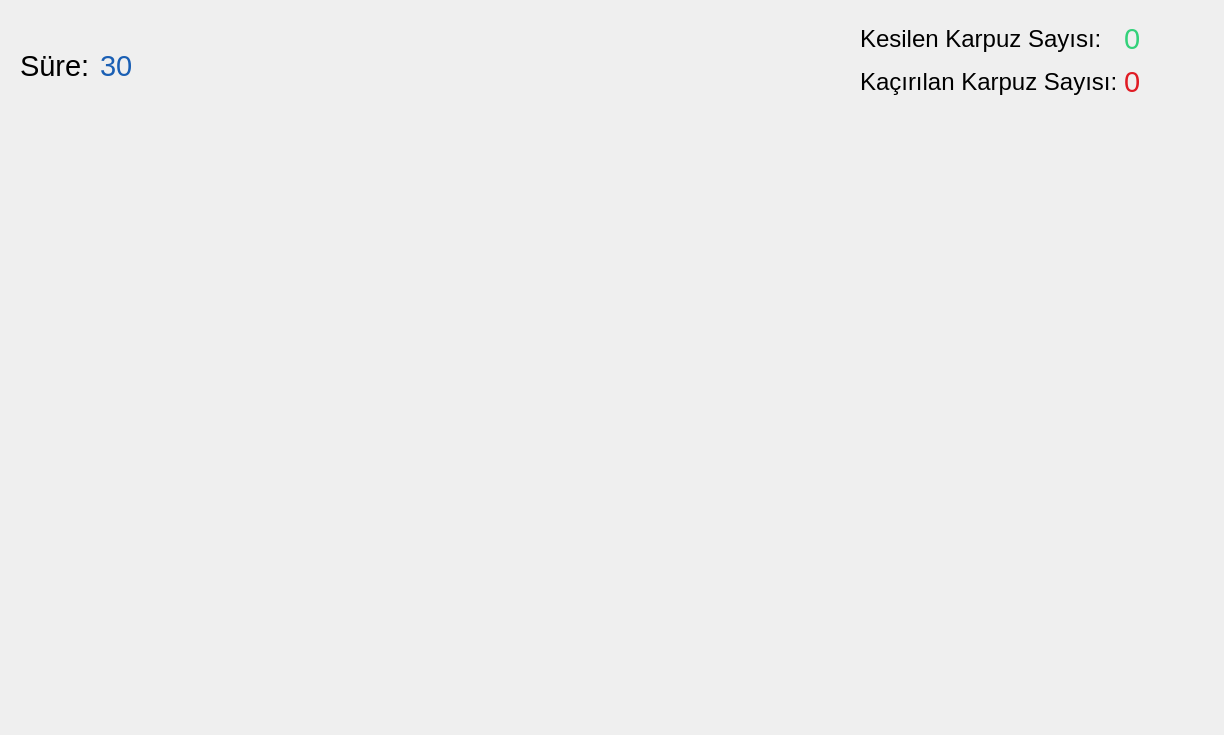
<?xml version="1.0" encoding="UTF-8"?>
<ui version="4.0">
 <class>Dialog</class>
 <widget class="QDialog" name="Dialog">
  <property name="geometry">
   <rect>
    <x>0</x>
    <y>0</y>
    <width>1224</width>
    <height>735</height>
   </rect>
  </property>
  <property name="windowTitle">
   <string>Dialog</string>
  </property>
  <layout class="QVBoxLayout" name="verticalLayout_2">
   <property name="spacing">
    <number>0</number>
   </property>
   <property name="leftMargin">
    <number>0</number>
   </property>
   <property name="topMargin">
    <number>0</number>
   </property>
   <property name="rightMargin">
    <number>0</number>
   </property>
   <property name="bottomMargin">
    <number>0</number>
   </property>
   <item>
    <widget class="QWidget" name="top_bar" native="true">
     <property name="maximumSize">
      <size>
       <width>16777215</width>
       <height>120</height>
      </size>
     </property>
     <property name="palette">
      <palette>
       <active>
        <colorrole role="WindowText">
         <brush brushstyle="SolidPattern">
          <color alpha="255">
           <red>0</red>
           <green>0</green>
           <blue>0</blue>
          </color>
         </brush>
        </colorrole>
        <colorrole role="Button">
         <brush brushstyle="SolidPattern">
          <color alpha="255">
           <red>154</red>
           <green>153</green>
           <blue>150</blue>
          </color>
         </brush>
        </colorrole>
        <colorrole role="Light">
         <brush brushstyle="SolidPattern">
          <color alpha="255">
           <red>154</red>
           <green>153</green>
           <blue>150</blue>
          </color>
         </brush>
        </colorrole>
        <colorrole role="Midlight">
         <brush brushstyle="SolidPattern">
          <color alpha="255">
           <red>154</red>
           <green>153</green>
           <blue>150</blue>
          </color>
         </brush>
        </colorrole>
        <colorrole role="Dark">
         <brush brushstyle="SolidPattern">
          <color alpha="255">
           <red>111</red>
           <green>110</green>
           <blue>109</blue>
          </color>
         </brush>
        </colorrole>
        <colorrole role="Mid">
         <brush brushstyle="SolidPattern">
          <color alpha="255">
           <red>148</red>
           <green>147</green>
           <blue>145</blue>
          </color>
         </brush>
        </colorrole>
        <colorrole role="Text">
         <brush brushstyle="SolidPattern">
          <color alpha="255">
           <red>0</red>
           <green>0</green>
           <blue>0</blue>
          </color>
         </brush>
        </colorrole>
        <colorrole role="BrightText">
         <brush brushstyle="SolidPattern">
          <color alpha="255">
           <red>154</red>
           <green>153</green>
           <blue>150</blue>
          </color>
         </brush>
        </colorrole>
        <colorrole role="ButtonText">
         <brush brushstyle="SolidPattern">
          <color alpha="255">
           <red>0</red>
           <green>0</green>
           <blue>0</blue>
          </color>
         </brush>
        </colorrole>
        <colorrole role="Base">
         <brush brushstyle="SolidPattern">
          <color alpha="255">
           <red>154</red>
           <green>153</green>
           <blue>150</blue>
          </color>
         </brush>
        </colorrole>
        <colorrole role="Window">
         <brush brushstyle="SolidPattern">
          <color alpha="255">
           <red>154</red>
           <green>153</green>
           <blue>150</blue>
          </color>
         </brush>
        </colorrole>
        <colorrole role="Shadow">
         <brush brushstyle="SolidPattern">
          <color alpha="255">
           <red>0</red>
           <green>0</green>
           <blue>0</blue>
          </color>
         </brush>
        </colorrole>
        <colorrole role="HighlightedText">
         <brush brushstyle="SolidPattern">
          <color alpha="255">
           <red>154</red>
           <green>153</green>
           <blue>150</blue>
          </color>
         </brush>
        </colorrole>
        <colorrole role="AlternateBase">
         <brush brushstyle="SolidPattern">
          <color alpha="255">
           <red>154</red>
           <green>153</green>
           <blue>150</blue>
          </color>
         </brush>
        </colorrole>
        <colorrole role="ToolTipBase">
         <brush brushstyle="SolidPattern">
          <color alpha="255">
           <red>154</red>
           <green>153</green>
           <blue>150</blue>
          </color>
         </brush>
        </colorrole>
        <colorrole role="ToolTipText">
         <brush brushstyle="SolidPattern">
          <color alpha="255">
           <red>0</red>
           <green>0</green>
           <blue>0</blue>
          </color>
         </brush>
        </colorrole>
        <colorrole role="PlaceholderText">
         <brush brushstyle="SolidPattern">
          <color alpha="255">
           <red>154</red>
           <green>153</green>
           <blue>150</blue>
          </color>
         </brush>
        </colorrole>
        <colorrole role="Accent">
         <brush brushstyle="SolidPattern">
          <color alpha="255">
           <red>154</red>
           <green>153</green>
           <blue>150</blue>
          </color>
         </brush>
        </colorrole>
       </active>
       <inactive>
        <colorrole role="WindowText">
         <brush brushstyle="SolidPattern">
          <color alpha="255">
           <red>0</red>
           <green>0</green>
           <blue>0</blue>
          </color>
         </brush>
        </colorrole>
        <colorrole role="Button">
         <brush brushstyle="SolidPattern">
          <color alpha="255">
           <red>154</red>
           <green>153</green>
           <blue>150</blue>
          </color>
         </brush>
        </colorrole>
        <colorrole role="Light">
         <brush brushstyle="SolidPattern">
          <color alpha="255">
           <red>154</red>
           <green>153</green>
           <blue>150</blue>
          </color>
         </brush>
        </colorrole>
        <colorrole role="Midlight">
         <brush brushstyle="SolidPattern">
          <color alpha="255">
           <red>154</red>
           <green>153</green>
           <blue>150</blue>
          </color>
         </brush>
        </colorrole>
        <colorrole role="Dark">
         <brush brushstyle="SolidPattern">
          <color alpha="255">
           <red>111</red>
           <green>110</green>
           <blue>109</blue>
          </color>
         </brush>
        </colorrole>
        <colorrole role="Mid">
         <brush brushstyle="SolidPattern">
          <color alpha="255">
           <red>148</red>
           <green>147</green>
           <blue>145</blue>
          </color>
         </brush>
        </colorrole>
        <colorrole role="Text">
         <brush brushstyle="SolidPattern">
          <color alpha="255">
           <red>0</red>
           <green>0</green>
           <blue>0</blue>
          </color>
         </brush>
        </colorrole>
        <colorrole role="BrightText">
         <brush brushstyle="SolidPattern">
          <color alpha="255">
           <red>154</red>
           <green>153</green>
           <blue>150</blue>
          </color>
         </brush>
        </colorrole>
        <colorrole role="ButtonText">
         <brush brushstyle="SolidPattern">
          <color alpha="255">
           <red>0</red>
           <green>0</green>
           <blue>0</blue>
          </color>
         </brush>
        </colorrole>
        <colorrole role="Base">
         <brush brushstyle="SolidPattern">
          <color alpha="255">
           <red>154</red>
           <green>153</green>
           <blue>150</blue>
          </color>
         </brush>
        </colorrole>
        <colorrole role="Window">
         <brush brushstyle="SolidPattern">
          <color alpha="255">
           <red>154</red>
           <green>153</green>
           <blue>150</blue>
          </color>
         </brush>
        </colorrole>
        <colorrole role="Shadow">
         <brush brushstyle="SolidPattern">
          <color alpha="255">
           <red>0</red>
           <green>0</green>
           <blue>0</blue>
          </color>
         </brush>
        </colorrole>
        <colorrole role="HighlightedText">
         <brush brushstyle="SolidPattern">
          <color alpha="255">
           <red>154</red>
           <green>153</green>
           <blue>150</blue>
          </color>
         </brush>
        </colorrole>
        <colorrole role="AlternateBase">
         <brush brushstyle="SolidPattern">
          <color alpha="255">
           <red>154</red>
           <green>153</green>
           <blue>150</blue>
          </color>
         </brush>
        </colorrole>
        <colorrole role="ToolTipBase">
         <brush brushstyle="SolidPattern">
          <color alpha="255">
           <red>154</red>
           <green>153</green>
           <blue>150</blue>
          </color>
         </brush>
        </colorrole>
        <colorrole role="ToolTipText">
         <brush brushstyle="SolidPattern">
          <color alpha="255">
           <red>0</red>
           <green>0</green>
           <blue>0</blue>
          </color>
         </brush>
        </colorrole>
        <colorrole role="PlaceholderText">
         <brush brushstyle="SolidPattern">
          <color alpha="255">
           <red>154</red>
           <green>153</green>
           <blue>150</blue>
          </color>
         </brush>
        </colorrole>
        <colorrole role="Accent">
         <brush brushstyle="SolidPattern">
          <color alpha="255">
           <red>154</red>
           <green>153</green>
           <blue>150</blue>
          </color>
         </brush>
        </colorrole>
       </inactive>
       <disabled>
        <colorrole role="WindowText">
         <brush brushstyle="SolidPattern">
          <color alpha="255">
           <red>111</red>
           <green>110</green>
           <blue>109</blue>
          </color>
         </brush>
        </colorrole>
        <colorrole role="Button">
         <brush brushstyle="SolidPattern">
          <color alpha="255">
           <red>154</red>
           <green>153</green>
           <blue>150</blue>
          </color>
         </brush>
        </colorrole>
        <colorrole role="Light">
         <brush brushstyle="SolidPattern">
          <color alpha="255">
           <red>154</red>
           <green>153</green>
           <blue>150</blue>
          </color>
         </brush>
        </colorrole>
        <colorrole role="Midlight">
         <brush brushstyle="SolidPattern">
          <color alpha="255">
           <red>154</red>
           <green>153</green>
           <blue>150</blue>
          </color>
         </brush>
        </colorrole>
        <colorrole role="Dark">
         <brush brushstyle="SolidPattern">
          <color alpha="255">
           <red>111</red>
           <green>110</green>
           <blue>109</blue>
          </color>
         </brush>
        </colorrole>
        <colorrole role="Mid">
         <brush brushstyle="SolidPattern">
          <color alpha="255">
           <red>148</red>
           <green>147</green>
           <blue>145</blue>
          </color>
         </brush>
        </colorrole>
        <colorrole role="Text">
         <brush brushstyle="SolidPattern">
          <color alpha="255">
           <red>111</red>
           <green>110</green>
           <blue>109</blue>
          </color>
         </brush>
        </colorrole>
        <colorrole role="BrightText">
         <brush brushstyle="SolidPattern">
          <color alpha="255">
           <red>154</red>
           <green>153</green>
           <blue>150</blue>
          </color>
         </brush>
        </colorrole>
        <colorrole role="ButtonText">
         <brush brushstyle="SolidPattern">
          <color alpha="255">
           <red>111</red>
           <green>110</green>
           <blue>109</blue>
          </color>
         </brush>
        </colorrole>
        <colorrole role="Base">
         <brush brushstyle="SolidPattern">
          <color alpha="255">
           <red>154</red>
           <green>153</green>
           <blue>150</blue>
          </color>
         </brush>
        </colorrole>
        <colorrole role="Window">
         <brush brushstyle="SolidPattern">
          <color alpha="255">
           <red>154</red>
           <green>153</green>
           <blue>150</blue>
          </color>
         </brush>
        </colorrole>
        <colorrole role="Shadow">
         <brush brushstyle="SolidPattern">
          <color alpha="255">
           <red>0</red>
           <green>0</green>
           <blue>0</blue>
          </color>
         </brush>
        </colorrole>
        <colorrole role="HighlightedText">
         <brush brushstyle="SolidPattern">
          <color alpha="255">
           <red>154</red>
           <green>153</green>
           <blue>150</blue>
          </color>
         </brush>
        </colorrole>
        <colorrole role="AlternateBase">
         <brush brushstyle="SolidPattern">
          <color alpha="255">
           <red>154</red>
           <green>153</green>
           <blue>150</blue>
          </color>
         </brush>
        </colorrole>
        <colorrole role="ToolTipBase">
         <brush brushstyle="SolidPattern">
          <color alpha="255">
           <red>154</red>
           <green>153</green>
           <blue>150</blue>
          </color>
         </brush>
        </colorrole>
        <colorrole role="ToolTipText">
         <brush brushstyle="SolidPattern">
          <color alpha="255">
           <red>0</red>
           <green>0</green>
           <blue>0</blue>
          </color>
         </brush>
        </colorrole>
        <colorrole role="PlaceholderText">
         <brush brushstyle="SolidPattern">
          <color alpha="255">
           <red>154</red>
           <green>153</green>
           <blue>150</blue>
          </color>
         </brush>
        </colorrole>
        <colorrole role="Accent">
         <brush brushstyle="SolidPattern">
          <color alpha="255">
           <red>154</red>
           <green>153</green>
           <blue>150</blue>
          </color>
         </brush>
        </colorrole>
       </disabled>
      </palette>
     </property>
     <property name="styleSheet">
      <string notr="true"/>
     </property>
     <widget class="QLabel" name="label">
      <property name="geometry">
       <rect>
        <x>20</x>
        <y>50</y>
        <width>71</width>
        <height>31</height>
       </rect>
      </property>
      <property name="font">
       <font>
        <pointsize>22</pointsize>
       </font>
      </property>
      <property name="text">
       <string>Süre:</string>
      </property>
     </widget>
     <widget class="QLabel" name="sure_label">
      <property name="geometry">
       <rect>
        <x>100</x>
        <y>50</y>
        <width>71</width>
        <height>31</height>
       </rect>
      </property>
      <property name="palette">
       <palette>
        <active>
         <colorrole role="WindowText">
          <brush brushstyle="SolidPattern">
           <color alpha="255">
            <red>26</red>
            <green>95</green>
            <blue>180</blue>
           </color>
          </brush>
         </colorrole>
        </active>
        <inactive>
         <colorrole role="WindowText">
          <brush brushstyle="SolidPattern">
           <color alpha="255">
            <red>26</red>
            <green>95</green>
            <blue>180</blue>
           </color>
          </brush>
         </colorrole>
        </inactive>
        <disabled/>
       </palette>
      </property>
      <property name="font">
       <font>
        <pointsize>22</pointsize>
       </font>
      </property>
      <property name="text">
       <string>30</string>
      </property>
     </widget>
     <widget class="QWidget" name="gridLayoutWidget">
      <property name="geometry">
       <rect>
        <x>860</x>
        <y>20</y>
        <width>345</width>
        <height>80</height>
       </rect>
      </property>
      <layout class="QGridLayout" name="gridLayout">
       <item row="1" column="0">
        <widget class="QLabel" name="label_2">
         <property name="font">
          <font>
           <pointsize>18</pointsize>
          </font>
         </property>
         <property name="text">
          <string>Kesilen Karpuz Sayısı:</string>
         </property>
        </widget>
       </item>
       <item row="2" column="0">
        <widget class="QLabel" name="label_3">
         <property name="font">
          <font>
           <pointsize>18</pointsize>
          </font>
         </property>
         <property name="text">
          <string>Kaçırılan Karpuz Sayısı:</string>
         </property>
        </widget>
       </item>
       <item row="1" column="1">
        <widget class="QLabel" name="kesilen_label">
         <property name="palette">
          <palette>
           <active>
            <colorrole role="WindowText">
             <brush brushstyle="SolidPattern">
              <color alpha="255">
               <red>51</red>
               <green>209</green>
               <blue>122</blue>
              </color>
             </brush>
            </colorrole>
           </active>
           <inactive>
            <colorrole role="WindowText">
             <brush brushstyle="SolidPattern">
              <color alpha="255">
               <red>51</red>
               <green>209</green>
               <blue>122</blue>
              </color>
             </brush>
            </colorrole>
           </inactive>
           <disabled/>
          </palette>
         </property>
         <property name="font">
          <font>
           <pointsize>22</pointsize>
          </font>
         </property>
         <property name="text">
          <string>0</string>
         </property>
        </widget>
       </item>
       <item row="2" column="1">
        <widget class="QLabel" name="kacirilan_label">
         <property name="palette">
          <palette>
           <active>
            <colorrole role="WindowText">
             <brush brushstyle="SolidPattern">
              <color alpha="255">
               <red>224</red>
               <green>27</green>
               <blue>36</blue>
              </color>
             </brush>
            </colorrole>
           </active>
           <inactive>
            <colorrole role="WindowText">
             <brush brushstyle="SolidPattern">
              <color alpha="255">
               <red>224</red>
               <green>27</green>
               <blue>36</blue>
              </color>
             </brush>
            </colorrole>
           </inactive>
           <disabled/>
          </palette>
         </property>
         <property name="font">
          <font>
           <pointsize>22</pointsize>
          </font>
         </property>
         <property name="text">
          <string>0</string>
         </property>
        </widget>
       </item>
      </layout>
     </widget>
    </widget>
   </item>
   <item>
    <widget class="QWidget" name="site" native="true"/>
   </item>
  </layout>
 </widget>
 <resources/>
 <connections/>
</ui>
